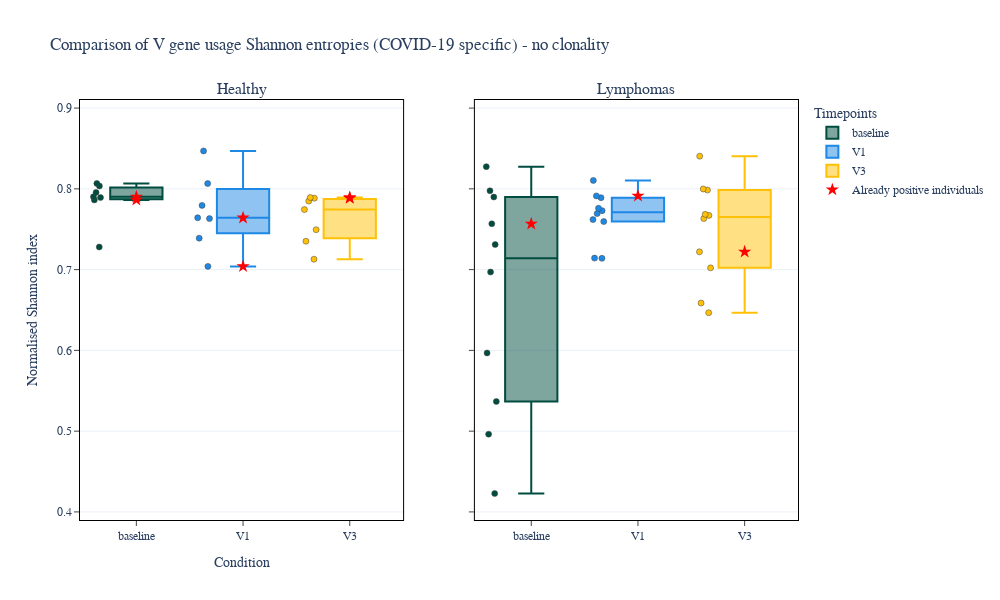

Notebook source saved alongside this figure:
### Code cell
# Define specific samples to highlight
highlight_samples = ['39700', 'A1', 'A8', '39678', 'A6', 'B1', '7L', '8L', '9L']
plotting.plot_gene_entropy_comparison(stat, highlight_samples, [.39, .91],
                                    'vgene_usage_covid_noclonality', 'Comparison of V gene usage Shannon entropies (COVID-19 specific) - no clonality', PLOTSDIR)

### Figure 1 — Plotly figure (JSON) as saved in the notebook; plotly's stock layout.template omitted (floating-point values rounded to 4 significant figures)
{"data": [{"boxpoints": "all", "marker": {"color": "#004D40", "line": {"width": 0.5}}, "name": "baseline", "showlegend": true, "text": ["39465", "39498", "39521", "39617", "39670", "39678", "39700"], "type": "box", "xaxis": "x", "y": [0.7892, 0.8067, 0.7956, 0.728, 0.8035, 0.7902, 0.7863], "yaxis": "y"}, {"boxpoints": "all", "marker": {"color": "#1E88E5", "line": {"width": 0.5}}, "name": "V1", "showlegend": true, "text": ["A1", "A2", "A3", "A4", "A5", "A6", "A7"], "type": "box", "xaxis": "x", "y": [0.704, 0.8065, 0.7389, 0.7631, 0.7795, 0.7642, 0.8469], "yaxis": "y"}, {"boxpoints": "all", "marker": {"color": "#FFC107", "line": {"width": 0.5}}, "name": "V3", "showlegend": true, "text": ["A10", "A11", "A12", "A8", "A9", "B1", "B2"], "type": "box", "xaxis": "x", "y": [0.7352, 0.7743, 0.7494, 0.7893, 0.7849, 0.7884, 0.7129], "yaxis": "y"}, {"marker": {"color": "red", "size": 10, "symbol": "star"}, "mode": "markers", "name": "Already positive individuals", "showlegend": true, "text": ["39678", "39700", "A1", "A6", "A8", "B1"], "type": "scatter", "x": ["baseline", "baseline", "V1", "V1", "V3", "V3"], "xaxis": "x", "y": [0.7902, 0.7863, 0.704, 0.7642, 0.7893, 0.7884], "yaxis": "y"}, {"boxpoints": "all", "marker": {"color": "#004D40", "line": {"width": 0.5}}, "name": "baseline", "showlegend": false, "text": ["10L", "13L", "16L", "19L", "1L", "22L", "25L", "28L", "4L", "7L"], "type": "box", "xaxis": "x2", "y": [0.697, 0.7976, 0.5968, 0.4228, 0.7899, 0.731, 0.8275, 0.4963, 0.5367, 0.7567], "yaxis": "y2"}, {"boxpoints": "all", "marker": {"color": "#1E88E5", "line": {"width": 0.5}}, "name": "V1", "showlegend": false, "text": ["11L", "14L", "17L", "20L", "23L", "26L", "29L", "2L", "5L", "8L"], "type": "box", "xaxis": "x2", "y": [0.7595, 0.8104, 0.714, 0.7619, 0.776, 0.7891, 0.773, 0.7693, 0.7143, 0.7912], "yaxis": "y2"}, {"boxpoints": "all", "marker": {"color": "#FFC107", "line": {"width": 0.5}}, "name": "V3", "showlegend": false, "text": ["12L", "15L", "18L", "21L", "24L", "27L", "30L", "3L", "6L", "9L"], "type": "box", "xaxis": "x2", "y": [0.7999, 0.8404, 0.6586, 0.7671, 0.7022, 0.7684, 0.7985, 0.7633, 0.6467, 0.722], "yaxis": "y2"}, {"marker": {"color": "red", "size": 10, "symbol": "star"}, "mode": "markers", "name": "Already positive individuals", "showlegend": false, "text": ["7L", "8L", "9L"], "type": "scatter", "x": ["baseline", "V1", "V3"], "xaxis": "x2", "y": [0.7567, 0.7912, 0.722], "yaxis": "y2"}], "layout": {"annotations": [{"font": {"size": 16}, "showarrow": false, "text": "Healthy", "x": 0.225, "xanchor": "center", "xref": "paper", "y": 1, "yanchor": "bottom", "yref": "paper"}, {"font": {"size": 16}, "showarrow": false, "text": "Lymphomas", "x": 0.775, "xanchor": "center", "xref": "paper", "y": 1, "yanchor": "bottom", "yref": "paper"}], "bargap": 0.1, "barmode": "group", "font": {"family": "JetBrains Mono", "size": 12}, "height": 600, "legend": {"title": {"text": "Timepoints"}}, "title": {"text": "Comparison of V gene usage Shannon entropies (COVID-19 specific) - no clonality"}, "width": 1000, "xaxis": {"anchor": "y", "domain": [0, 0.45], "linecolor": "black", "mirror": true, "showgrid": false, "showline": true, "ticks": "outside", "title": {"text": "Condition"}}, "xaxis2": {"anchor": "y2", "domain": [0.55, 1], "linecolor": "black", "mirror": true, "showgrid": false, "showline": true, "ticks": "outside"}, "yaxis": {"anchor": "x", "domain": [0, 1], "linecolor": "black", "mirror": true, "range": [0.39, 0.91], "showgrid": true, "showline": true, "ticks": "outside", "title": {"text": "Normalised Shannon index"}}, "yaxis2": {"anchor": "x2", "domain": [0, 1], "linecolor": "black", "matches": "y", "mirror": true, "range": [0.39, 0.91], "showgrid": true, "showline": true, "showticklabels": false, "ticks": "outside"}}}
